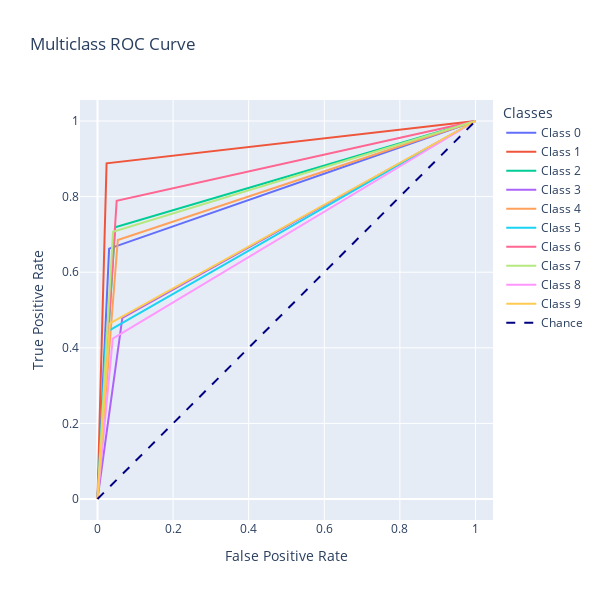

This figure's notebook cell:
### Markdown cell above
Aqui podemos ver que el random forest esta soliendo confundir el 4 con el 9 y el 8 con el 3, aunque no es descabellado que se pueda confundir los modelos por esto podemos ver que aun asi utilizando un modelo mas complejo que el decision tree como lo es random forest se sigue equivocando bastante.

### Code cell
def plot_multiclass_roc(y_test, y_pred, num_classes):
    # Binarizar las etiquetas en un formato one-hot
    y_test_binarized = label_binarize(y_test, classes=list(range(num_classes)))
    y_pred_binarized = label_binarize(y_pred, classes=list(range(num_classes)))

    fpr = dict()
    tpr = dict()
    roc_auc = dict()

    # Calcula la curva ROC y el área bajo la curva para cada clase
    for i in range(num_classes):
        fpr[i], tpr[i], _ = roc_curve(y_test_binarized[:, i], y_pred_binarized[:, i])
        roc_auc[i] = auc(fpr[i], tpr[i])

    # Crea la figura de Plotly para la curva ROC
    fig = go.Figure()
    for i in range(num_classes):
        hover_text = f'Class {i} AUC = {roc_auc[i]:.2f}'
        fig.add_trace(go.Scatter(x=fpr[i], y=tpr[i], mode='lines', name=f'Class {i}',
                                 text=[hover_text] * len(fpr[i]), hoverinfo='text+x+y'))

    # Agregar línea de azar
    fig.add_trace(go.Scatter(x=[0, 1], y=[0, 1], mode='lines', line=dict(color='navy', width=2, dash='dash'),
                             name='Chance', hoverinfo='none'))

    # Configuración del layout del gráfico
    fig.update_layout(
        title='Multiclass ROC Curve',
        xaxis_title='False Positive Rate',
        yaxis_title='True Positive Rate',
        legend_title='Classes',
        xaxis=dict(scaleanchor="y", scaleratio=1),
        yaxis=dict(constrain='domain'),
        width=600,
        height=600
    )
    return fig

plot_multiclass_roc(resultados["Test"],resultados["normal_rf"],10)

### Figure 1 — Plotly figure (JSON) as saved in the notebook; plotly's stock layout.template omitted (floating-point values rounded to 4 significant figures)
{"data": [{"hoverinfo": "text+x+y", "mode": "lines", "name": "Class 0", "text": ["Class 0 AUC = 0.82", "Class 0 AUC = 0.82", "Class 0 AUC = 0.82"], "type": "scatter", "x": [0, 0.03071, 1], "y": [0, 0.6622, 1]}, {"hoverinfo": "text+x+y", "mode": "lines", "name": "Class 1", "text": ["Class 1 AUC = 0.93", "Class 1 AUC = 0.93", "Class 1 AUC = 0.93"], "type": "scatter", "x": [0, 0.02403, 1], "y": [0, 0.8881, 1]}, {"hoverinfo": "text+x+y", "mode": "lines", "name": "Class 2", "text": ["Class 2 AUC = 0.84", "Class 2 AUC = 0.84", "Class 2 AUC = 0.84"], "type": "scatter", "x": [0, 0.04672, 1], "y": [0, 0.719, 1]}, {"hoverinfo": "text+x+y", "mode": "lines", "name": "Class 3", "text": ["Class 3 AUC = 0.71", "Class 3 AUC = 0.71", "Class 3 AUC = 0.71"], "type": "scatter", "x": [0, 0.06574, 1], "y": [0, 0.4792, 1]}, {"hoverinfo": "text+x+y", "mode": "lines", "name": "Class 4", "text": ["Class 4 AUC = 0.82", "Class 4 AUC = 0.82", "Class 4 AUC = 0.82"], "type": "scatter", "x": [0, 0.05367, 1], "y": [0, 0.6853, 1]}, {"hoverinfo": "text+x+y", "mode": "lines", "name": "Class 5", "text": ["Class 5 AUC = 0.71", "Class 5 AUC = 0.71", "Class 5 AUC = 0.71"], "type": "scatter", "x": [0, 0.02339, 1], "y": [0, 0.4417, 1]}, {"hoverinfo": "text+x+y", "mode": "lines", "name": "Class 6", "text": ["Class 6 AUC = 0.87", "Class 6 AUC = 0.87", "Class 6 AUC = 0.87"], "type": "scatter", "x": [0, 0.05076, 1], "y": [0, 0.7891, 1]}, {"hoverinfo": "text+x+y", "mode": "lines", "name": "Class 7", "text": ["Class 7 AUC = 0.83", "Class 7 AUC = 0.83", "Class 7 AUC = 0.83"], "type": "scatter", "x": [0, 0.04113, 1], "y": [0, 0.7072, 1]}, {"hoverinfo": "text+x+y", "mode": "lines", "name": "Class 8", "text": ["Class 8 AUC = 0.69", "Class 8 AUC = 0.69", "Class 8 AUC = 0.69"], "type": "scatter", "x": [0, 0.04044, 1], "y": [0, 0.424, 1]}, {"hoverinfo": "text+x+y", "mode": "lines", "name": "Class 9", "text": ["Class 9 AUC = 0.72", "Class 9 AUC = 0.72", "Class 9 AUC = 0.72"], "type": "scatter", "x": [0, 0.03281, 1], "y": [0, 0.4648, 1]}, {"hoverinfo": "none", "line": {"color": "navy", "dash": "dash", "width": 2}, "mode": "lines", "name": "Chance", "type": "scatter", "x": [0, 1], "y": [0, 1]}], "layout": {"height": 600, "legend": {"title": {"text": "Classes"}}, "title": {"text": "Multiclass ROC Curve"}, "width": 600, "xaxis": {"scaleanchor": "y", "scaleratio": 1, "title": {"text": "False Positive Rate"}}, "yaxis": {"constrain": "domain", "title": {"text": "True Positive Rate"}}}}
